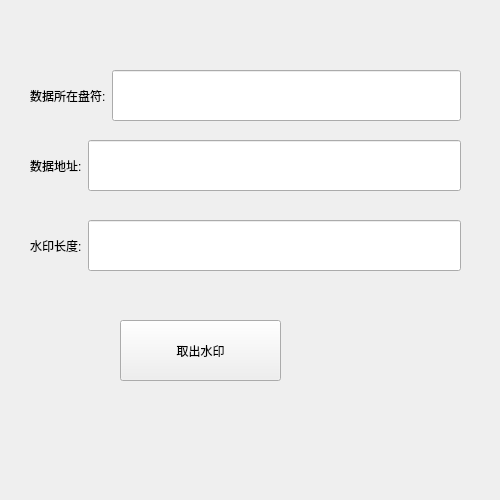
<?xml version="1.0" encoding="UTF-8"?>
<ui version="4.0">
 <class>qushuiyin</class>
 <widget class="QWidget" name="qushuiyin">
  <property name="geometry">
   <rect>
    <x>0</x>
    <y>0</y>
    <width>500</width>
    <height>500</height>
   </rect>
  </property>
  <property name="windowTitle">
   <string>Form</string>
  </property>
  <widget class="QWidget" name="widget" native="true">
   <property name="geometry">
    <rect>
     <x>30</x>
     <y>140</y>
     <width>431</width>
     <height>51</height>
    </rect>
   </property>
   <layout class="QHBoxLayout" name="horizontalLayout">
    <item>
     <widget class="QLabel" name="label">
      <property name="text">
       <string>数据地址:</string>
      </property>
     </widget>
    </item>
    <item>
     <widget class="QLineEdit" name="lineEdit">
      <property name="sizePolicy">
       <sizepolicy hsizetype="Expanding" vsizetype="Expanding">
        <horstretch>0</horstretch>
        <verstretch>0</verstretch>
       </sizepolicy>
      </property>
     </widget>
    </item>
   </layout>
  </widget>
  <widget class="QPushButton" name="pushButton">
   <property name="geometry">
    <rect>
     <x>120</x>
     <y>320</y>
     <width>161</width>
     <height>61</height>
    </rect>
   </property>
   <property name="text">
    <string>取出水印</string>
   </property>
  </widget>
  <widget class="QWidget" name="widget_2" native="true">
   <property name="geometry">
    <rect>
     <x>30</x>
     <y>220</y>
     <width>431</width>
     <height>51</height>
    </rect>
   </property>
   <layout class="QHBoxLayout" name="horizontalLayout_2">
    <item>
     <widget class="QLabel" name="label_2">
      <property name="text">
       <string>水印长度:</string>
      </property>
     </widget>
    </item>
    <item>
     <widget class="QLineEdit" name="lineEdit_2">
      <property name="sizePolicy">
       <sizepolicy hsizetype="Expanding" vsizetype="Expanding">
        <horstretch>0</horstretch>
        <verstretch>0</verstretch>
       </sizepolicy>
      </property>
     </widget>
    </item>
   </layout>
  </widget>
  <widget class="QWidget" name="widget_3" native="true">
   <property name="geometry">
    <rect>
     <x>30</x>
     <y>70</y>
     <width>431</width>
     <height>51</height>
    </rect>
   </property>
   <layout class="QHBoxLayout" name="horizontalLayout_3">
    <item>
     <widget class="QLabel" name="label_3">
      <property name="text">
       <string>数据所在盘符:</string>
      </property>
     </widget>
    </item>
    <item>
     <widget class="QLineEdit" name="lineEdit_3">
      <property name="sizePolicy">
       <sizepolicy hsizetype="Expanding" vsizetype="Expanding">
        <horstretch>0</horstretch>
        <verstretch>0</verstretch>
       </sizepolicy>
      </property>
     </widget>
    </item>
   </layout>
  </widget>
 </widget>
 <resources/>
 <connections/>
</ui>
